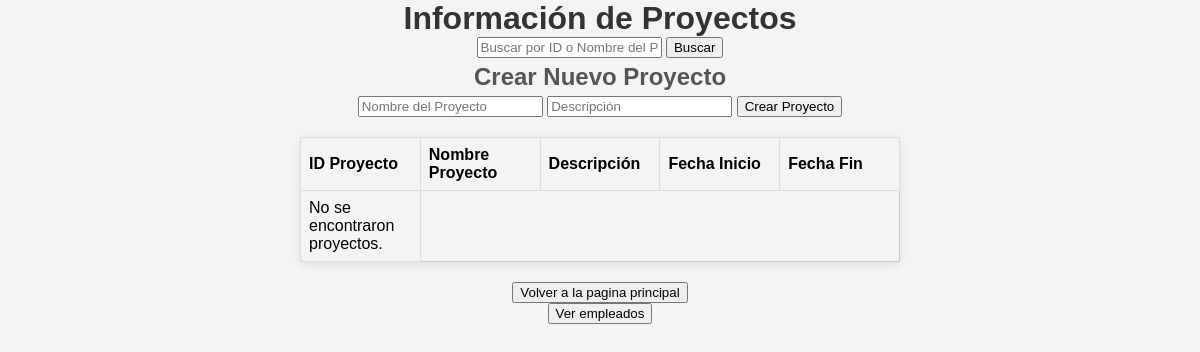
Page /verproyectos.php (signed in) on the earlier database version.
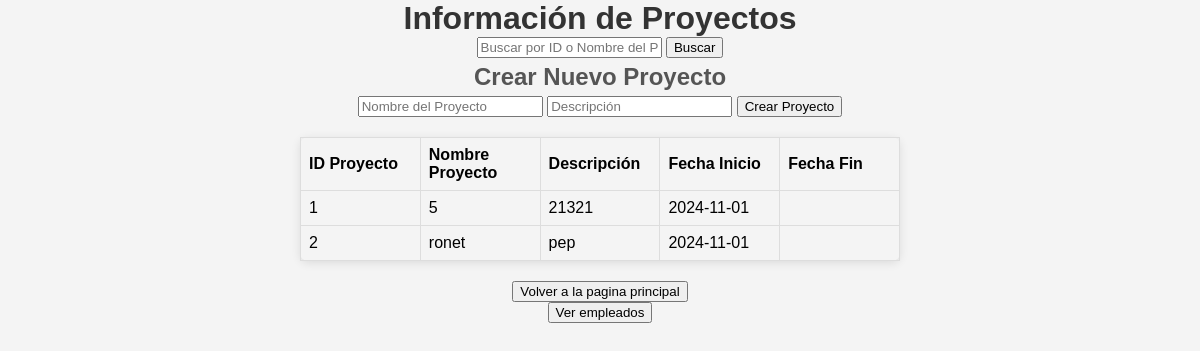
Same page on the later database version.
### tables this page shows
CREATE TABLE IF NOT EXISTS `proyectos` (
  `ID_Proyecto` int NOT NULL AUTO_INCREMENT,
  `Nombre_Proyecto` varchar(100) DEFAULT NULL,
  `Descripcion` text,
  `Fecha_Inicio` date DEFAULT NULL,
  `Fecha_Fin` date DEFAULT NULL,
  PRIMARY KEY (`ID_Proyecto`)
);

### verproyectos.php (the view, shortened to what this page needs)
<?php
include "db_conn.php";
if (isset($_SESSION['cargo']) && $_SESSION['cargo'] == 2) {
    $where = "";
    $sql = "SELECT * FROM proyectos $where";
    $result = mysqli_query($conn, $sql);
    ?>
    <!DOCTYPE html>
    <html>
    <head>
        <link rel="stylesheet" type="text/css" href="home.css">
    </head>
    <body>
        <h1>Información de Proyectos</h1>
        <form method="post" action="verproyectos.php">
            <input type="text" name="search" placeholder="Buscar por ID o Nombre del Proyecto">
            <button type="submit">Buscar</button>
        </form>
        <h2>Crear Nuevo Proyecto</h2>
        <form method="post" action="crear_proyecto.php">
            <input type="text" name="nombre_proyecto" placeholder="Nombre del Proyecto" required>
            <input type="text" name="descripcion" placeholder="Descripción" required></input>
            <button type="submit" name="crearproyecto">Crear Proyecto</button>
        </form>
        <table class="default">
            <thead>
                <tr>
                    <th>ID Proyecto</th>
                    <th>Nombre Proyecto</th>
                    <th>Descripción</th>
                    <th>Fecha Inicio</th>
                    <th>Fecha Fin</th>
                </tr>
            </thead>
            <tbody>
                <?php
                if (mysqli_num_rows($result) > 0) {
                    while ($row = mysqli_fetch_assoc($result)) {
                        echo "<tr>";
                        echo "<td>" . $row['ID_Proyecto'] . "</td>";
                        echo "<td>" . $row['Nombre_Proyecto'] . "</td>";
                        echo "<td>" . $row['Descripcion'] . "</td>";
                        echo "<td>" . $row['Fecha_Inicio'] . "</td>";
                        echo "<td>" . $row['Fecha_Fin'] . "</td>";
                        echo "</tr>";
                    }
                } else {
                    echo "<tr><td>No se encontraron proyectos.</td></tr>";
                }
                ?>
            </tbody>
        </table>
        <a href="directivos.php"><button>Volver a la pagina principal</button></a>
        <a href="verempleados.php"><button>Ver empleados</button></a>
    </body>
    </html>
    <?php
} else {
    header("Location: index.php?error=No tienes acceso a esta página");
    exit();
}
?>

### home.css (style rules this page uses)
body { font-family: Arial, sans-serif; background-color: #f4f4f4; margin: 0; padding: 100; display: flex; flex-direction: column; align-items: center; height: 100vh; }
h1 { color: #333; margin: 0; }
h2 { color: #555; margin: 5px 0; }
table.default { width: 50%; border-collapse: collapse; margin: 20px 0; font-size: 16px; min-width: 400px; border: 1px solid #ccc; border-radius: 8px; padding: 20px; box-shadow: 0 2px 10px rgba(0, 0, 0, 0.1); }
th, td { border: 1px solid #ddd; padding: 8px; text-align: left; }
body { margin: 0; padding: 0; width: 100vw; overflow-x: hidden; }
table { width: 100%; table-layout: fixed; }

Differences in the rows shown:
added proyectos: ID_Proyecto "1", Nombre_Proyecto "5", Descripcion "21321", Fecha_Inicio "2024-11-01"
added proyectos: ID_Proyecto "2", Nombre_Proyecto "ronet", Descripcion "pep", Fecha_Inicio "2024-11-01"
Other differences:
text no longer shown: "No se encontraron proyectos."
